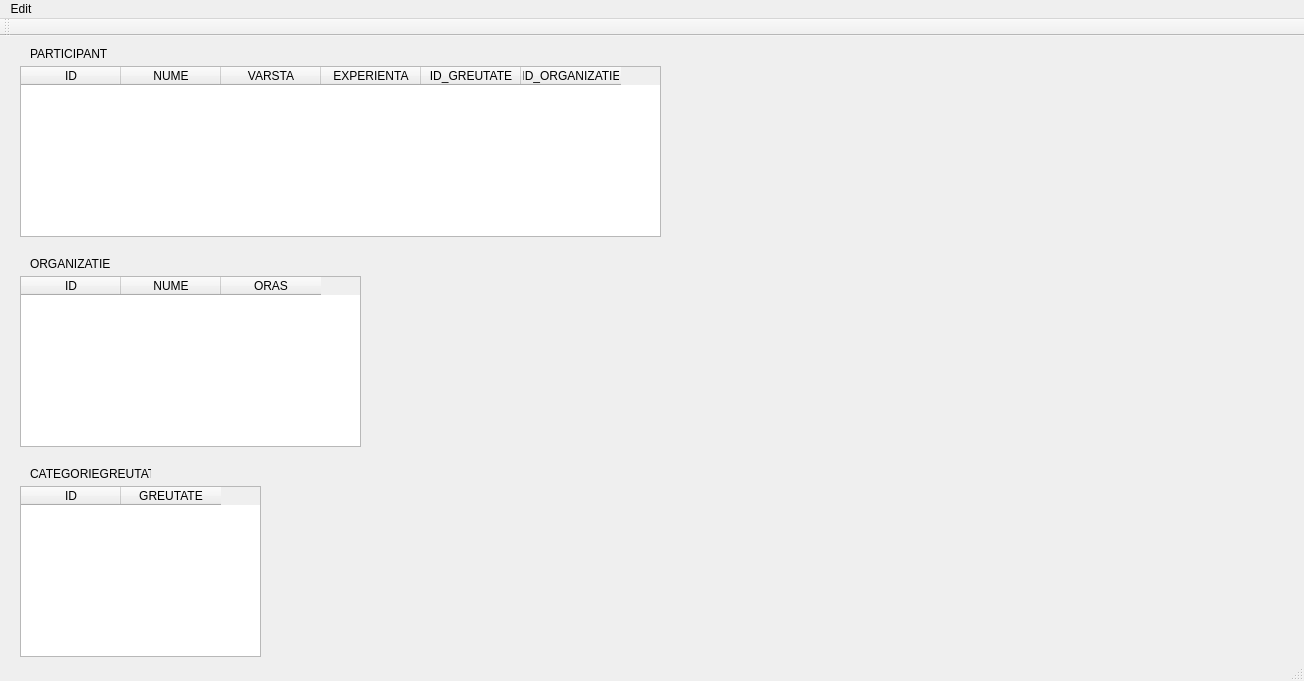
<?xml version="1.0" encoding="UTF-8"?>
<ui version="4.0">
 <class>MainWindow</class>
 <widget class="QMainWindow" name="MainWindow">
  <property name="geometry">
   <rect>
    <x>0</x>
    <y>0</y>
    <width>1304</width>
    <height>681</height>
   </rect>
  </property>
  <property name="windowTitle">
   <string>MainWindow</string>
  </property>
  <widget class="QWidget" name="centralWidget">
   <widget class="QTableWidget" name="TableParticipant">
    <property name="geometry">
     <rect>
      <x>20</x>
      <y>30</y>
      <width>641</width>
      <height>171</height>
     </rect>
    </property>
    <column>
     <property name="text">
      <string>ID</string>
     </property>
    </column>
    <column>
     <property name="text">
      <string>NUME</string>
     </property>
    </column>
    <column>
     <property name="text">
      <string>VARSTA</string>
     </property>
    </column>
    <column>
     <property name="text">
      <string>EXPERIENTA</string>
     </property>
    </column>
    <column>
     <property name="text">
      <string>ID_GREUTATE</string>
     </property>
    </column>
    <column>
     <property name="text">
      <string>ID_ORGANIZATIE</string>
     </property>
    </column>
   </widget>
   <widget class="QLabel" name="label">
    <property name="geometry">
     <rect>
      <x>30</x>
      <y>10</y>
      <width>101</width>
      <height>16</height>
     </rect>
    </property>
    <property name="text">
     <string>PARTICIPANT</string>
    </property>
   </widget>
   <widget class="QTableWidget" name="TableOrganizatie">
    <property name="geometry">
     <rect>
      <x>20</x>
      <y>240</y>
      <width>341</width>
      <height>171</height>
     </rect>
    </property>
    <column>
     <property name="text">
      <string>ID</string>
     </property>
    </column>
    <column>
     <property name="text">
      <string>NUME</string>
     </property>
    </column>
    <column>
     <property name="text">
      <string>ORAS</string>
     </property>
    </column>
   </widget>
   <widget class="QLabel" name="label_2">
    <property name="geometry">
     <rect>
      <x>30</x>
      <y>220</y>
      <width>101</width>
      <height>16</height>
     </rect>
    </property>
    <property name="text">
     <string>ORGANIZATIE</string>
    </property>
   </widget>
   <widget class="QLabel" name="label_3">
    <property name="geometry">
     <rect>
      <x>30</x>
      <y>430</y>
      <width>121</width>
      <height>16</height>
     </rect>
    </property>
    <property name="text">
     <string>CATEGORIEGREUTATE</string>
    </property>
   </widget>
   <widget class="QTableWidget" name="TableCategorieGreutate">
    <property name="geometry">
     <rect>
      <x>20</x>
      <y>450</y>
      <width>241</width>
      <height>171</height>
     </rect>
    </property>
    <column>
     <property name="text">
      <string>ID</string>
     </property>
    </column>
    <column>
     <property name="text">
      <string>GREUTATE</string>
     </property>
    </column>
   </widget>
  </widget>
  <widget class="QMenuBar" name="menuBar">
   <property name="geometry">
    <rect>
     <x>0</x>
     <y>0</y>
     <width>1304</width>
     <height>21</height>
    </rect>
   </property>
   <widget class="QMenu" name="menuEdit">
    <property name="title">
     <string>Edit</string>
    </property>
    <addaction name="actionAddParticipant"/>
    <addaction name="actionAddOrganizatie"/>
    <addaction name="actionAddCategorieGreutate"/>
   </widget>
   <addaction name="menuEdit"/>
  </widget>
  <widget class="QToolBar" name="mainToolBar">
   <attribute name="toolBarArea">
    <enum>TopToolBarArea</enum>
   </attribute>
   <attribute name="toolBarBreak">
    <bool>false</bool>
   </attribute>
  </widget>
  <widget class="QStatusBar" name="statusBar"/>
  <action name="actionAddParticipant">
   <property name="text">
    <string>Add Participant</string>
   </property>
  </action>
  <action name="actionAddOrganizatie">
   <property name="text">
    <string>Add Organizatie</string>
   </property>
  </action>
  <action name="actionAddCategorieGreutate">
   <property name="text">
    <string>Add CategorieGreutate</string>
   </property>
  </action>
 </widget>
 <layoutdefault spacing="6" margin="11"/>
 <resources/>
 <connections/>
</ui>
